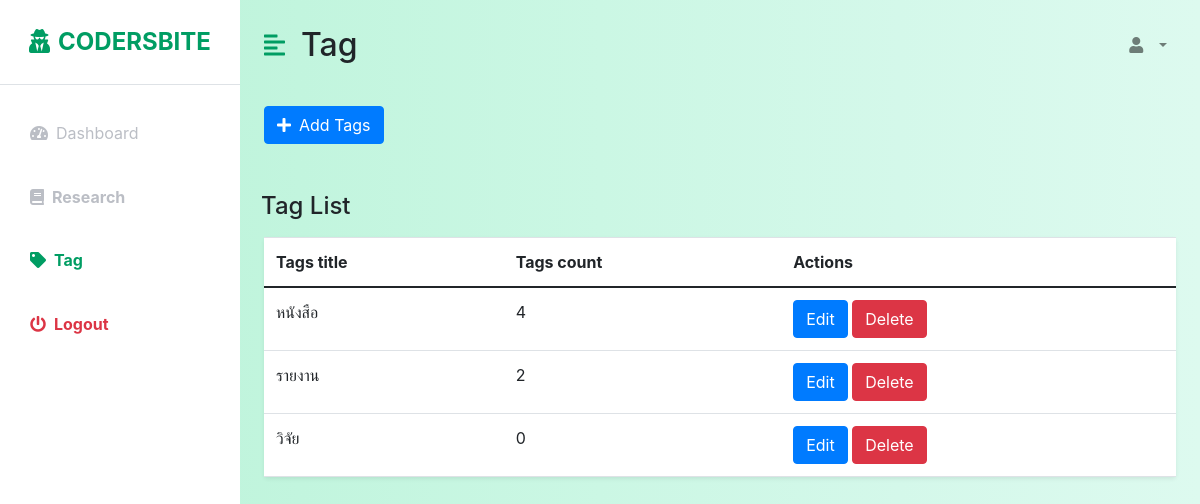
/Tag/, run on an earlier commit of the app's database.
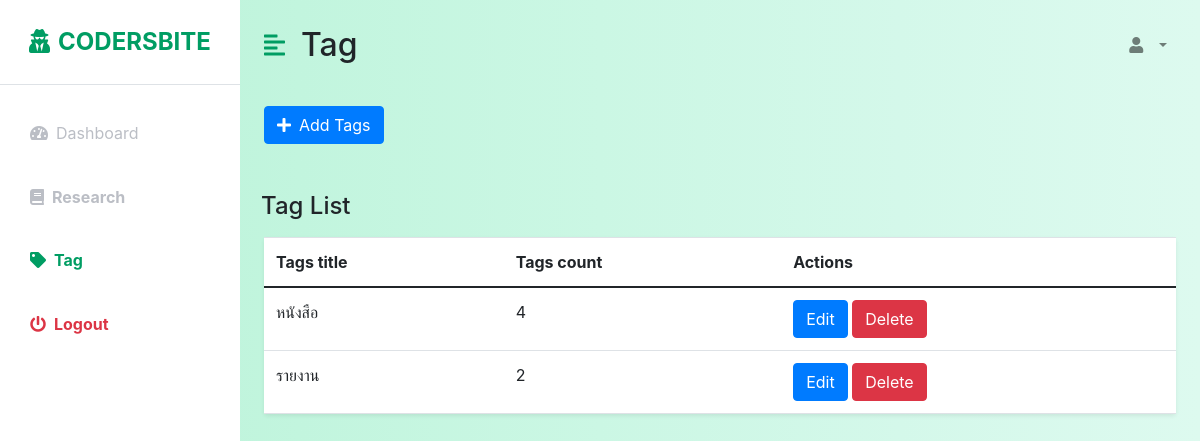
And on a later commit of the database.
### research_app/models.py (models this page shows, shortened)
class TagModel(models.Model):
    name = models.CharField(max_length=255)
    created_time = models.DateTimeField(auto_now_add=True)
    updated_time = models.DateTimeField(auto_now=True)
    created_by = models.ForeignKey(User, related_name='created_tags', on_delete=models.CASCADE, null=True, blank=True, editable=False)
    updated_by = models.ForeignKey(User, related_name='updated_tags', on_delete=models.CASCADE, null=True, blank=True, editable=False)

### research_app/views.py (the view)
# urls.py: path('Tag/', views.tag_list, name='tag_list'),
def tag_list (request):
    tags = TagModel.objects.annotate(project_count=Count('projects'))
    admin = request.user
    page = request.GET.get('page', 1)
    paginator = Paginator(tags, 5)
    try:
        tagspage = paginator.page(page)
    except PageNotAnInteger:
        tagspage = paginator.page(1)
    except EmptyPage:
        tagspage = paginator.page(paginator.num_pages)
    return render (request, 'admins/tag_crud/tag_list.html',{'admin':admin,'tagspage':tagspage })

### research_app/templates/admins/tag_crud/tag_list.html (shortened to what the changed rows need)
{% load static %}
<!DOCTYPE html>
<html lang="en">
<head>
    <link href="https://cdn.jsdelivr.net/npm/bootstrap@5.0.0-beta3/dist/css/bootstrap.min.css" rel="stylesheet" />
    <link href="https://stackpath.bootstrapcdn.com/bootstrap/5.3.0/css/bootstrap.min.css" rel="stylesheet">
    <link href="https://maxcdn.bootstrapcdn.com/bootstrap/4.5.2/css/bootstrap.min.css" rel="stylesheet">
    <link href="https://cdnjs.cloudflare.com/ajax/libs/select2/4.0.13/css/select2.min.css" rel="stylesheet" />
    <link rel="stylesheet" href="https://cdnjs.cloudflare.com/ajax/libs/font-awesome/5.15.3/css/all.min.css" />
    <link rel="stylesheet" href="{% static 'css/styles.css' %}" />
</head>
<body>
    <div class="d-flex" id="wrapper">
        <div id="page-content-wrapper">
            <nav class="navbar navbar-expand-lg navbar-light bg-transparent py-4 px-4">
                <div class="d-flex align-items-center">
                    <h2 class="fs-2 m-0">Tag</h2>
                </div>
            </nav>
            <div class="container-fluid px-4">
                <div class="row my-5">
                    <div class="col">
                        <table class="table bg-white rounded shadow-sm table-hover">
                            <thead>
                                <tr>
                                    <th scope="col">Tags title</th>
                                    <th scope="col">Tags count</th>
                                    <th scope="col">Actions</th>
                                </tr>
                            </thead>
                            <tbody>
                                {% for tag in tagspage %}
                                <tr>
                                    <td>{{ tag.name }}</td>
                                    <td>{{ tag.project_count }}</td>
                                    <td>
                                        <button class="btn btn-primary" data-bs-toggle="modal"
                                            data-bs-target="#editTagModal-{{ tag.id }}">
                                            Edit
                                        </button>
                                        <button class="btn btn-danger" data-bs-toggle="modal"
                                            data-bs-target="#deleteTagModal-{{ tag.id }}">
                                            Delete
                                        </button>
                                    </td>
                                </tr>
                                {%endfor%}
                            </tbody>
                        </table>
                    </div>
                </div>
            </div>
        </div>
    </div>
</body>
</html>

What changed in the data, as far as the page shows it:
removed TagModel: name "วิจัย", project_count "0"
